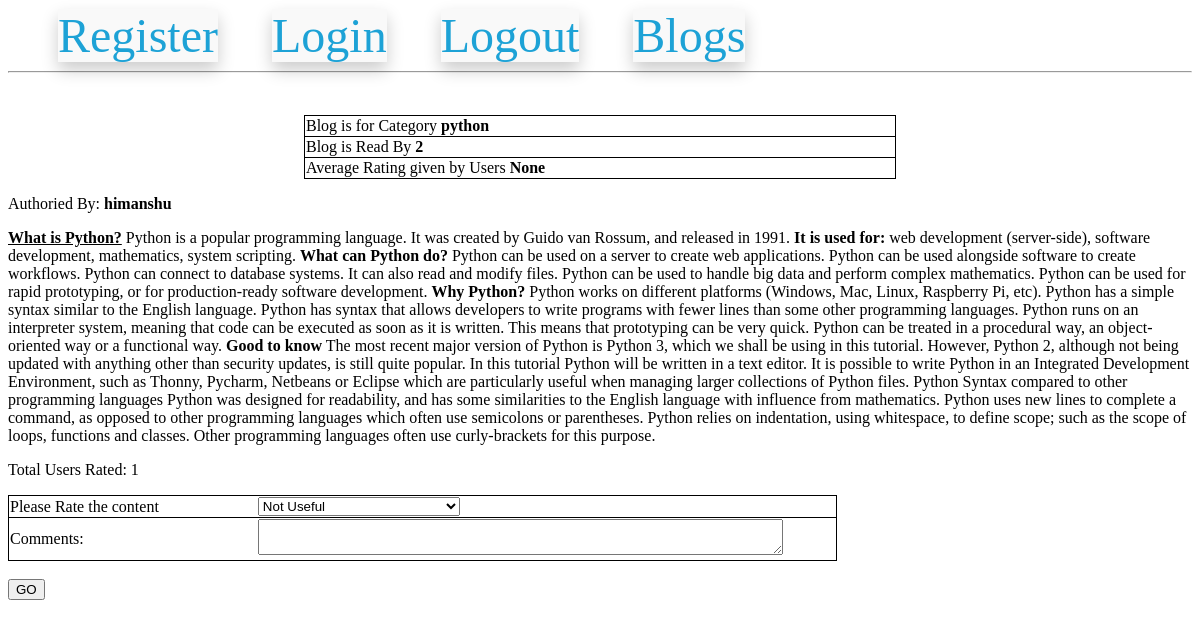
Screenshot of /blogDetail/1/himanshu/python (signed in) with the database file from the repository.
### models.py (models this page shows)
class BlogModel(db.Model):
    id = db.Column(db.Integer, primary_key=True)
    category_id = db.Column(
        db.Integer, db.ForeignKey("category_master.category_id"), nullable=False
    )
    blog_user_id = db.Column(db.Integer, db.ForeignKey("users.id"), nullable=False)
    blog_text = db.Column(db.Text, nullable=False)
    blog_creation_date = db.Column(db.DateTime)
    blog_read_count = db.Column(db.Integer, default=0)
    blog_rating_count = db.Column(db.Integer, default=0)

### routes.py (the view, shortened to what this page needs)
@app.route(
    "/blogDetail/<int:blog_id>/<string:username>/<string:category>",
    methods=["GET", "POST"],
)
@login_required
def blog_detail(blog_id, username, category):
    blog = BlogModel.query.get(blog_id)
    if request.method == "GET":
        if current_user.id != blog.blog_user_id:
            blog.blog_read_count = blog.blog_read_count + 1
            db.session.commit()
        rating = (
            db.session.query(func.avg(BlogComment.blog_rating))
            .filter(BlogComment.blog_rating == int(blog_id))
            .first()[0]
        )
        return render_template(
            "/blog_details.html",
            blog=blog,
            rating=rating,
            author=username,
            category=category,
        )

### models.py (called while the page is built)
@login.user_loader
def load_user(id):
    return UserModel.query.get(int(id))

### templates/blog_details.html (shortened to what this page needs)
{% extends 'base.html' %}
{% block content %}
<br>
<form method="POST" action="">
  <center>
  <p>
   <table style="width:50%;">
    <tr>
     <td style="width:80%;">
      Blog is for Category <b>{{ category }}</b>
     </td>
    <tr>
    <tr>
     <td style="width:80%;">
      Blog is Read By <b>{{ blog.blog_read_count }}</b>
     </td>
    <tr>
    <tr>
     <td style="width:80%;">
      Average Rating given by Users <b>{{ rating }}</b>
     </td>
    </table>
   </p>
</center>
Authoried By: <b>{{ author }}</b>
<p>
{{ blog.blog_text|safe }}
</p>
<p>
Total Users Rated: {{ blog.blog_rating_count }}
</p>
{% if current_user.username != author %}
<p>
<table style="border: 1px solid; width:70%;">
  <tr>
  <td style="width:30;">
    Please Rate the content
  </td>
  <td style="width:70%">
    <select name="rating">
    <option value="1">Not Useful</option>
    </select>
  </td>
  </tr>
  <tr>
  <td>Comments:</td>
  <td>
    <textarea style="width:90%;" name="comment"></textarea>
  </td>
  </tr>
</table>
<br>
<input type="submit" value="GO" />
</p>
</form>
{% endif %}
{% endblock %}

### templates/blog_details.html (style rules this page uses)
table, tr { border: 1px solid black; border-radius: 12px; border-collapse: collapse; width: 100%; }

### rows the page displays
BlogModel: blog_read_count "2", blog_text "What is Python? Python is a popular programming language. It was created by Guido van Rossum, and released in 1991. It is used for: web development (server-side), software development, mathematics, system scripting. What can Python do? Python can be used on a server to create web applications. Python can be used alongside software to create workflows. Python can connect to database systems. It can also read and modify files. Python can be used to handle big data and perform complex mathematics. Python can be used for rapid prototyping, or for production-ready software development. Why Python? Python works on different platforms (Windows, Mac, Linux, Raspberry Pi, etc). Python has a simple…", blog_rating_count "1"

### other values shown
{{ category }} "python"
{{ rating }} "None"
{{ author }} "himanshu"
